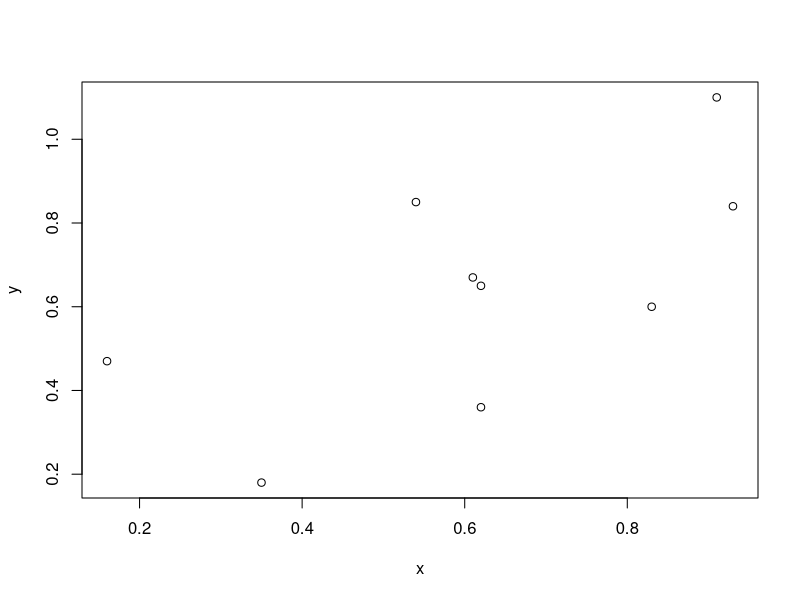
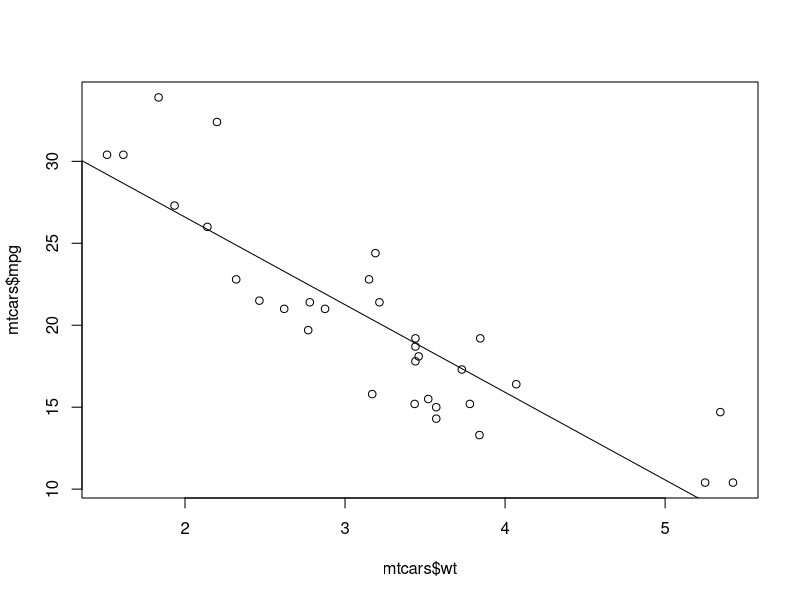

Reproduce these figures in R, in order.
# Q1 & 2
x <- c(0.61, 0.93, 0.83, 0.35, 0.54, 0.16, 0.91, 0.62, 0.62)
y <- c(0.67, 0.84, 0.6, 0.18, 0.85, 0.47, 1.1, 0.65, 0.36)
lm(y ~ x)
plot(x,y)

sd(resid(lm(y ~ x)))
sum(resid(lm(y ~ x)))

# Q3-6
mtcars
mean(mtcars$wt)
fit_cars <- lm(mtcars$mpg ~ mtcars$wt)
plot(mtcars$mpg ~ mtcars$wt)
abline(fit_cars)
fit_cars

fit_cars$coefficients[2] * 2




























